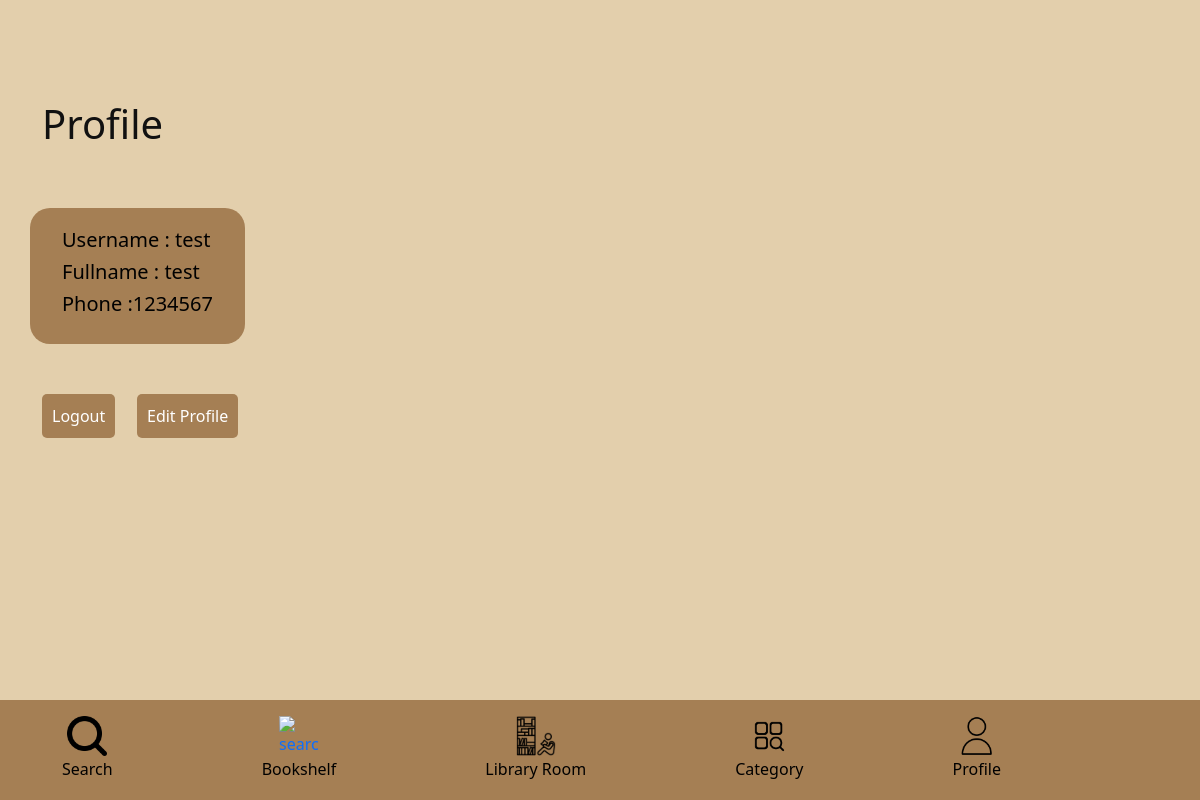
The page /member/profile.php (signed in) on the database as committed earlier.
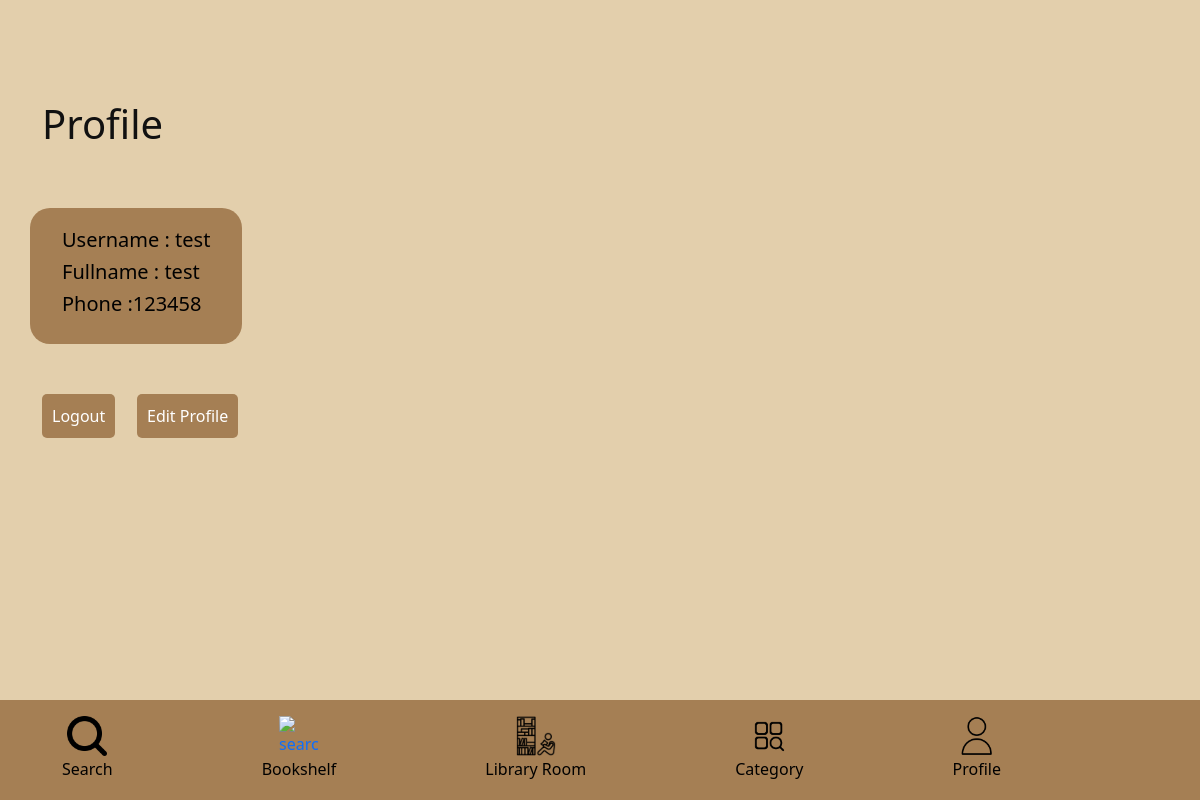
The same page on the database as committed later.
### tables this page shows
CREATE TABLE `members` (
  `id` int(11) NOT NULL,
  `username` varchar(100) NOT NULL,
  `password` varchar(100) NOT NULL,
  `fullname` varchar(100) NOT NULL,
  `phone` varchar(10) NOT NULL
);

### member/backend/func.php (called while the page is built, shortened)
<?php
class db
{
    private $conn;
    function __construct()
    {
        $dbuser = 'gfp';
        $dbpass = '1234';
        $dbname = 'cmtc_library';
        $dbhost = 'localhost';
        try {
            $con = new PDO("mysql:dbhost={$dbhost};dbname={$dbname}", $dbuser, $dbpass, [PDO::MYSQL_ATTR_INIT_COMMAND => "SET NAMES utf8;SET time_zone = 'Asia/Bangkok'"]);
            $con->setAttribute(PDO::ATTR_ERRMODE, PDO::ERRMODE_EXCEPTION);
            $con->setAttribute(PDO::ATTR_DEFAULT_FETCH_MODE, PDO::FETCH_ASSOC);
            $this->conn = $con;
        } catch (PDOException $e) {
            echo 'Connection failed: ' . $e->getMessage();
        }
    }
    function select_manual($table, array $select_field_arr, array $where_arr, array $value_arr)
    {
        $sql = 'SELECT ' . implode(', ', $select_field_arr) . ' FROM ' . $table . ' WHERE ' . implode(' = ? AND ', $where_arr) . ' = ? ';
        $stmt = $this->conn->prepare($sql);
        $stmt->execute($value_arr);
        $result = $stmt->fetchAll();
        return $result;
    }
}

### member/profile.php (the view, shortened to what this page needs)
<?php
include './backend/func.php';
$db = new db;
$id = $_SESSION['user_id'];
$profile  =$db->select_manual('members', ['*'], ['id'], [$id])
?>
<?php include 'header.php' ?>
<nav></nav>
<div class="container content">
    <div class="profile-detail">
        <h1 class="title col-8">Profile</h1>
        <div class="row box-profile">
            <div class="detail-pf">
                <?php foreach($profile as $pro) { ?>
                <h5>Username : <?= $pro['username'] ?></h5>
                <h5>Fullname : <?= $pro['fullname'] ?></h5>
                <h5>Phone :<?= $pro['phone'] ?></h5>
                <?php } ?>
            </div>
        </div>
    </div>
    <div class="row logout-edit">
        <div class="col-1">
        <button class="bt-pf"><a href="./logout.php">Logout</a></button>
        </div>
        <div class="col-3">
        <button class="bt-pf"><a href="./editprofile.php">Edit Profile</a></button>
        </div>
    </div>
</div>
<?php include 'footer.php' ?>
</body>
</html>

Rows that differ between the two databases and show on the page:
changed members "test": phone "1234567" → "123458"
